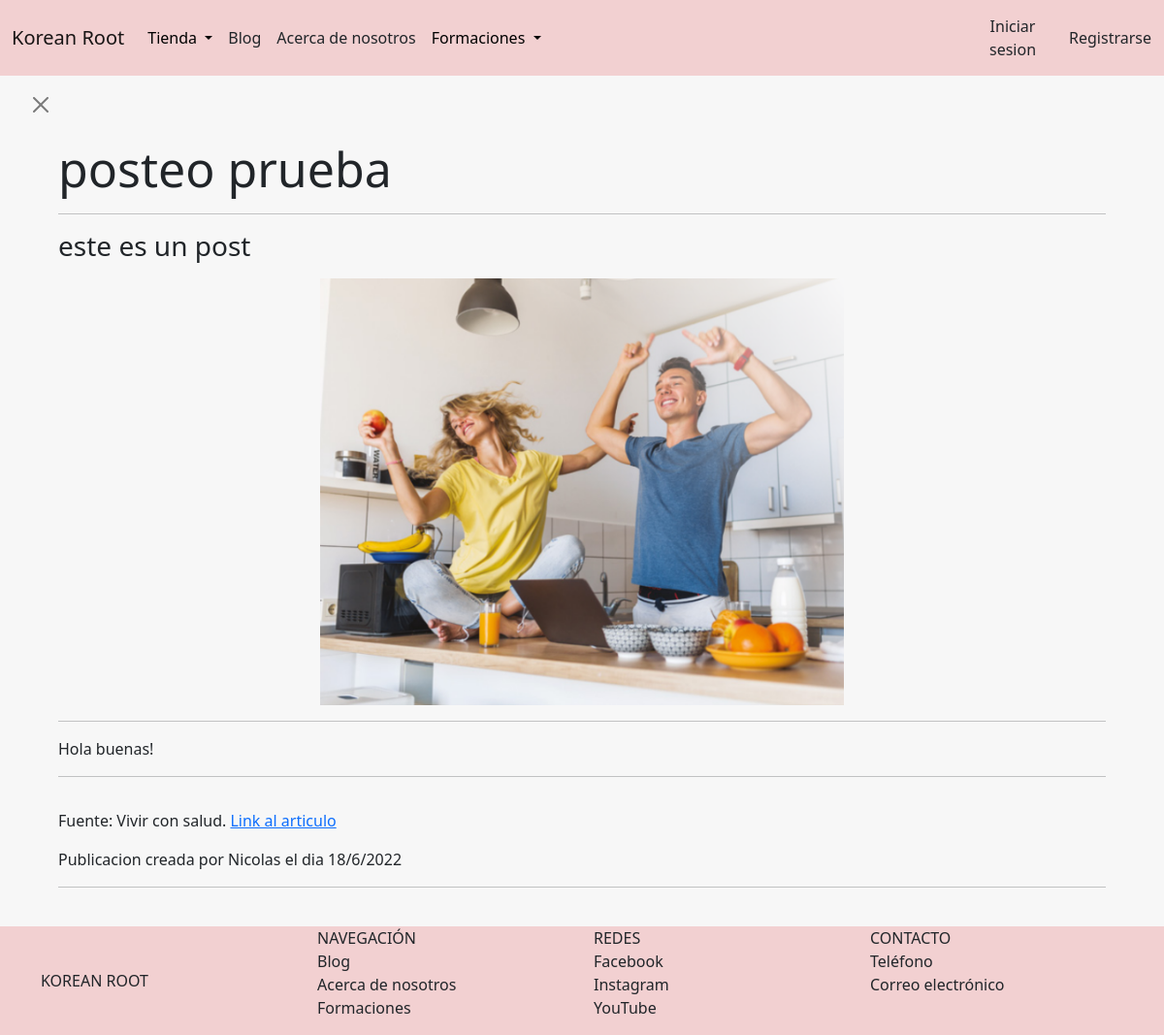
/blog/publicaciones/detalle/1, run on the app's committed database.
### AppBlog/models.py (models this page shows, shortened)
class Post(models.Model):
    titulo = models.CharField(max_length=70)
    subtitulo = models.CharField(max_length=140)
    cuerpo = RichTextField(blank = True, null = True)
    fecha_creacion = models.DateTimeField()
    autor = models.CharField(max_length=50)
    img_portada = models.ImageField(upload_to='portadas_blog', null=True, blank=True)
    img_miniatura = models.ImageField(upload_to='miniaturas_blog', null=True, blank=True)
    fuente = models.CharField(max_length=20, null= True, blank= True)
    link_noticia = models.CharField(max_length=255, null= True, blank= True)

### AppBlog/views.py (the view)
# urls.py: path('publicaciones/detalle/<id>', publicacionDetalle, name='publicacion_detalle'),
def publicacionDetalle(request, id):
    publicacion = Post.objects.get(id=id)
    return render(request, 'AppBlog/publicacionDetalle.html',{'titulo': publicacion.titulo,'subtitulo': publicacion.subtitulo, 'cuerpo': publicacion.cuerpo,
    'fecha_creacion': publicacion.fecha_creacion, 'autor': publicacion.autor, 'img_portada': publicacion.img_portada, 'fuente': publicacion.fuente, 'link_noticia': publicacion.link_noticia})

### AppBlog/templates/AppBlog/publicacionDetalle.html (shortened to what this page needs)
{% extends 'AppTienda/padre.html' %}
{% load static %}
{% block contenidoQueCambia %}
<button type="button" class="btn-close" aria-label="Close" style="margin-left: 2.5%; margin-top: 1.5%;">
    <a
    href="{% url 'blog:lista_publicaciones' %}"
    style="color: rgb(255, 255, 255); text-decoration: none;"
    >
    </a>
</button>
    <div style="margin-right: 5%; margin-left: 5%; margin-bottom: 2%; margin-top: 2%;">
        <h1 style="font-size: 50px">{{titulo}}</h1>
        <hr>
        <h3 style="margin-bottom: 1rem;">{{subtitulo}}</h3>
        {% if img_portada %}
            <img
            src="{{img_portada.url}}"
            width="50%"
            style=
            "display: block;
            margin-left: auto;
            margin-right: auto;
            width: 50%;">
        {% else %}
            <img src="\media\portadadefault.jpg" height="400"/>
        {% endif %}
        <hr>
        <p style="font-size: 20px;">{{cuerpo|safe}}</p>
        <hr style="margin-bottom: 3%;">
        {% if fuente %}
            <p>
                Fuente: {{fuente}}.
                <a href='{{link_noticia}}'>Link al articulo</a>
            </p>
        {% endif %}
        <p>Publicacion creada por {{autor}} el dia {{fecha_creacion|date:'d/n/Y'}}</p>
        <hr>
    </div>
{% endblock %}

### AppTienda/templates/AppTienda/padre.html (style rules this page uses)
.body { background-color:rgb(247, 247, 247); display: flex; flex-direction: column; min-height: 100vh; }

### data on the page
Post: titulo "posteo prueba", subtitulo "este es un post", cuerpo "Hola buenas!", fuente "Vivir con salud", autor "Nicolas", fecha_creacion "18/6/2022"
